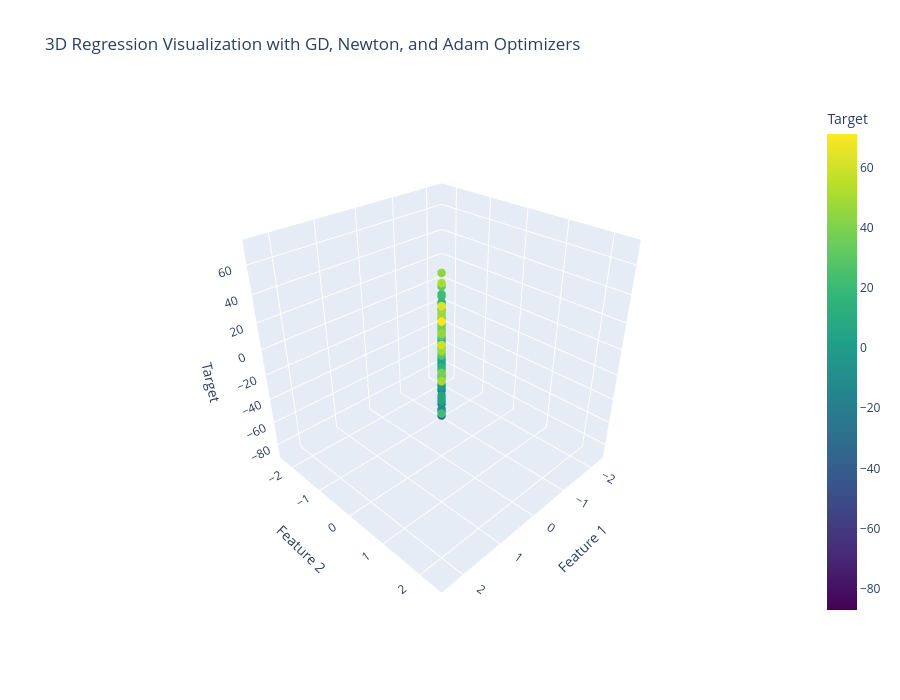

Source (notebook cell):
### Code cell
import plotly.graph_objects as go

# Create 3D scatter plot
fig = go.Figure(data=[
    go.Scatter3d(
        x=X[:, 0],  # First feature
        y=X[:, 1] if X.shape[1] > 1 else X[:, 0],  # Second feature (if available)
        z=y,  # Target variable
        mode='markers',
        marker=dict(
            size=5,
            color=y,  # Color points by target value
            colorscale='Viridis',
            showscale=True,
            colorbar=dict(title="Target")
        ),
        name='Data Points'
    )
])

fig.update_layout(
    title="3D Regression Visualization with GD, Newton, and Adam Optimizers",
    scene=dict(
        xaxis_title='Feature 1',
        yaxis_title='Feature 2',
        zaxis_title='Target',
        camera=dict(
            eye=dict(x=1.5, y=1.5, z=1.3)
        )
    ),
    width=900,
    height=700
)

fig.show()

### Figure 1 — Plotly figure (JSON) as saved in the notebook; plotly's stock layout.template omitted (floating-point values rounded to 4 significant figures; data arrays with more than 128 entries replaced by an {"elided": "..."} marker saying what was removed)
{"data": [{"marker": {"color": {"elided": "200 float values"}, "colorbar": {"title": {"text": "Target"}}, "colorscale": [[0, "#440154"], [0.1111, "#482878"], [0.2222, "#3e4989"], [0.3333, "#31688e"], [0.4444, "#26828e"], [0.5556, "#1f9e89"], [0.6667, "#35b779"], [0.7778, "#6ece58"], [0.8889, "#b5de2b"], [1, "#fde725"]], "showscale": true, "size": 5}, "mode": "markers", "name": "Data Points", "type": "scatter3d", "x": {"elided": "200 float values"}, "y": {"elided": "200 float values"}, "z": {"elided": "200 float values"}}], "layout": {"height": 700, "scene": {"camera": {"eye": {"x": 1.5, "y": 1.5, "z": 1.3}}, "xaxis": {"title": {"text": "Feature 1"}}, "yaxis": {"title": {"text": "Feature 2"}}, "zaxis": {"title": {"text": "Target"}}}, "title": {"text": "3D Regression Visualization with GD, Newton, and Adam Optimizers"}, "width": 900}}
